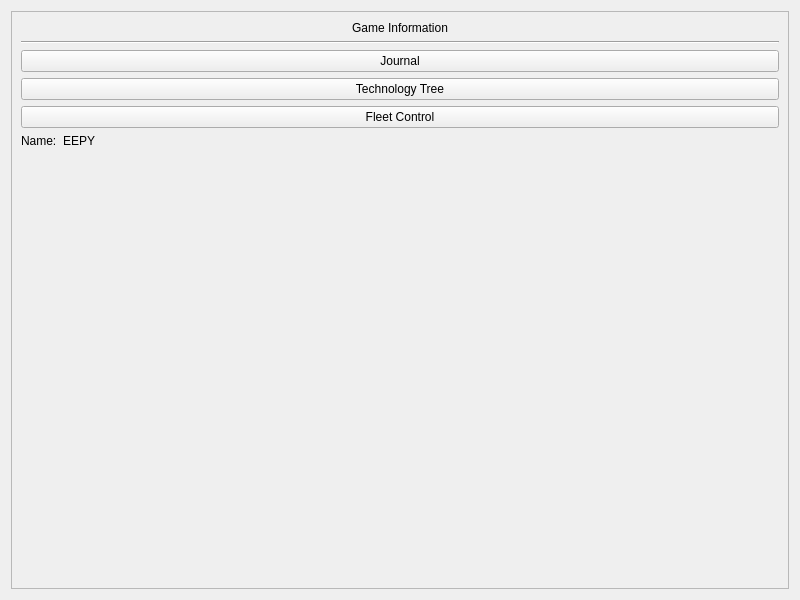
<?xml version="1.0" encoding="UTF-8"?>
<ui version="4.0">
 <class>Form</class>
 <widget class="QWidget" name="Form">
  <property name="geometry">
   <rect>
    <x>0</x>
    <y>0</y>
    <width>800</width>
    <height>600</height>
   </rect>
  </property>
  <property name="windowTitle">
   <string>Form</string>
  </property>
  <layout class="QHBoxLayout" name="horizontalLayout" stretch="1">
   <item>
    <widget class="QFrame" name="frame">
     <property name="frameShape">
      <enum>QFrame::Shape::StyledPanel</enum>
     </property>
     <property name="frameShadow">
      <enum>QFrame::Shadow::Raised</enum>
     </property>
     <layout class="QVBoxLayout" name="verticalLayout_2" stretch="0,0,0,0,0,1">
      <item>
       <widget class="QLabel" name="label_2">
        <property name="text">
         <string>Game Information</string>
        </property>
        <property name="alignment">
         <set>Qt::AlignmentFlag::AlignCenter</set>
        </property>
       </widget>
      </item>
      <item>
       <widget class="Line" name="line">
        <property name="orientation">
         <enum>Qt::Orientation::Horizontal</enum>
        </property>
       </widget>
      </item>
      <item>
       <widget class="QPushButton" name="GenericButton1">
        <property name="text">
         <string>Journal</string>
        </property>
       </widget>
      </item>
      <item>
       <widget class="QPushButton" name="GenericButton2">
        <property name="text">
         <string>Technology Tree</string>
        </property>
       </widget>
      </item>
      <item>
       <widget class="QPushButton" name="GenericButton3">
        <property name="text">
         <string>Fleet Control</string>
        </property>
       </widget>
      </item>
      <item>
       <layout class="QFormLayout" name="formLayout">
        <item row="0" column="0">
         <widget class="QLabel" name="label_3">
          <property name="text">
           <string>Name:</string>
          </property>
         </widget>
        </item>
        <item row="0" column="1">
         <widget class="QLabel" name="label_4">
          <property name="text">
           <string>EEPY</string>
          </property>
         </widget>
        </item>
       </layout>
      </item>
     </layout>
    </widget>
   </item>
  </layout>
 </widget>
 <resources/>
 <connections/>
</ui>
